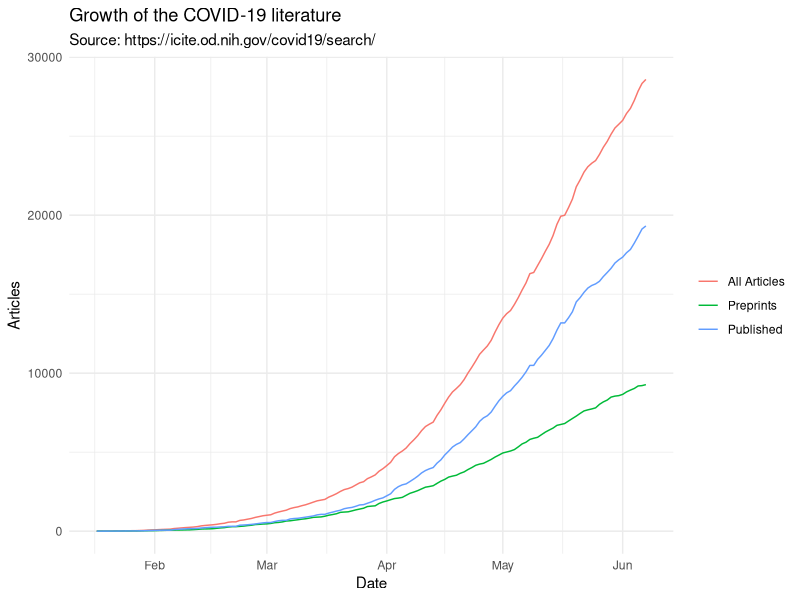

The R source for this figure:
## ---- chunk 1
library(tidyverse)
## ---- chunk 2
covidlit <- read_csv('covidlit-COVID-19_Portfolio-export_2020-06-08-16-00-50.csv')
## ---- chunk 3
nrow(covidlit)
## ---- chunk 4
unique(covidlit$Source)
## ---- chunk 5
all_types <- unique(covidlit$Source)
preprint_types <- all_types[!all_types == "Peer reviewed (PubMed)"]

for (src in all_types) {
  print(paste(src, nrow(covidlit[covidlit$Source == src,])))
}
## ---- chunk 6
# convert 'Publication Date' to a Date field
covidlit$`Publication Date` <- as.Date(covidlit$`Publication Date`, format = "%Y-%m-%d")
dates <- sort(unique(as.Date(covidlit$`Publication Date`)))
# data.frame to hold the data
df <- data.frame(date = NA, total = NA, jrnl = NA, pp = NA, stringsAsFactors = FALSE)
for (d in as.list(dates)) {
  tmp <- covidlit[covidlit$`Publication Date` == d,]
  df <- rbind(df, data.frame(date = d, 
                             total = nrow(tmp),
                             jrnl = nrow(tmp[tmp$Source == 'Peer reviewed (PubMed)',]),
                             pp = nrow(tmp[tmp$Source %in% preprint_types,]),
                             stringsAsFactors = FALSE))
}
# when creating a data.frame, dates get mangled, so reformat
df$date <- as.Date(df$date, origin="1970-01-01")
# remove the first row, all NA
df <- df[-1,]
# get cumulative # of journal articles and preprints
df$cumsum_all <- cumsum(df$total)
df$cumsum_jrnl <- cumsum(df$jrnl)
df$cumsum_pp <- cumsum(df$pp)

# select pubs after 1 Jan 2020, but skip the last day, whose data hasn't been fully updated
df <- df %>% filter(date >= "2020-01-01", date <= "2020-06-07")
df
## ---- chunk 7
# get rid of columns we don't need
df <- df %>% select(-c("total", "jrnl", "pp")) 

# rename cols (note, these are cumulative totals)
colnames(df) <- c("date","All Articles", "Published", "Preprints")

# use {tidyr} to convert a 'wide' table to 'long' for easier plotting (see https://tidyr.tidyverse.org/)
mytable <- df %>% pivot_longer(cols = c('All Articles', 'Published', 'Preprints'), names_to = "Article type",
                               values_to = "count")
mytable
## ---- chunk 8
p <- ggplot(mytable) +
  geom_line(aes(x = date, y = count, color = `Article type`)) +
  labs(title = "Growth of the COVID-19 literature", 
       subtitle = "Source: https://icite.od.nih.gov/covid19/search/",
       y = "Articles", x = "Date") +
  theme_minimal() +
  theme(legend.position = "right", legend.title = element_blank())

p
## ---- chunk 9
sessionInfo()
